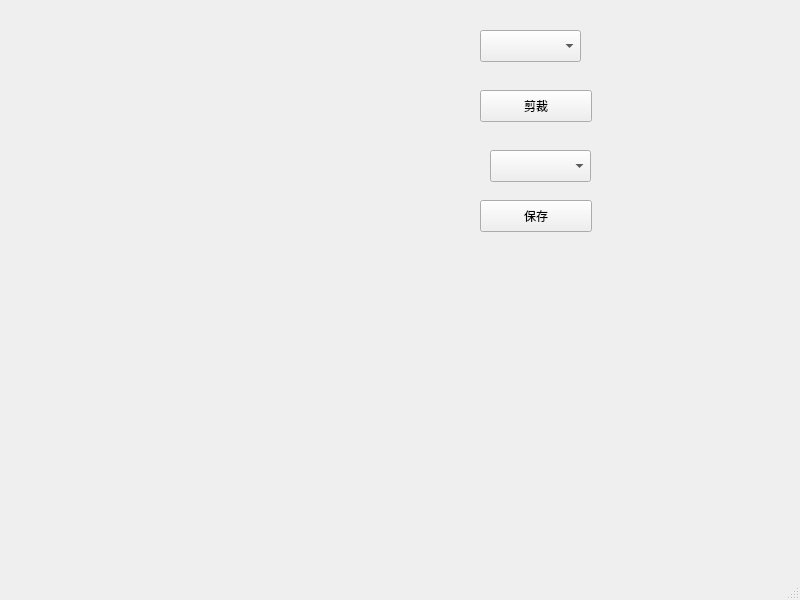
<?xml version="1.0" encoding="UTF-8"?>
<ui version="4.0">
 <class>IDPhoto</class>
 <widget class="QMainWindow" name="IDPhoto">
  <property name="geometry">
   <rect>
    <x>0</x>
    <y>0</y>
    <width>800</width>
    <height>600</height>
   </rect>
  </property>
  <property name="windowTitle">
   <string>证件照</string>
  </property>
  <widget class="QWidget" name="centralwidget">
   <widget class="QComboBox" name="comboBox_SizeSel">
    <property name="geometry">
     <rect>
      <x>480</x>
      <y>30</y>
      <width>101</width>
      <height>32</height>
     </rect>
    </property>
   </widget>
   <widget class="QPushButton" name="pushButton_Clipp">
    <property name="geometry">
     <rect>
      <x>480</x>
      <y>90</y>
      <width>112</width>
      <height>32</height>
     </rect>
    </property>
    <property name="text">
     <string>剪裁</string>
    </property>
   </widget>
   <widget class="QPushButton" name="pushButton_Save">
    <property name="geometry">
     <rect>
      <x>480</x>
      <y>200</y>
      <width>112</width>
      <height>32</height>
     </rect>
    </property>
    <property name="text">
     <string>保存</string>
    </property>
   </widget>
   <widget class="QComboBox" name="comboBox_ColorSel">
    <property name="geometry">
     <rect>
      <x>490</x>
      <y>150</y>
      <width>101</width>
      <height>32</height>
     </rect>
    </property>
   </widget>
  </widget>
  <widget class="QMenuBar" name="menubar">
   <property name="geometry">
    <rect>
     <x>0</x>
     <y>0</y>
     <width>800</width>
     <height>22</height>
    </rect>
   </property>
  </widget>
  <widget class="QStatusBar" name="statusbar"/>
 </widget>
 <resources/>
 <connections/>
</ui>
